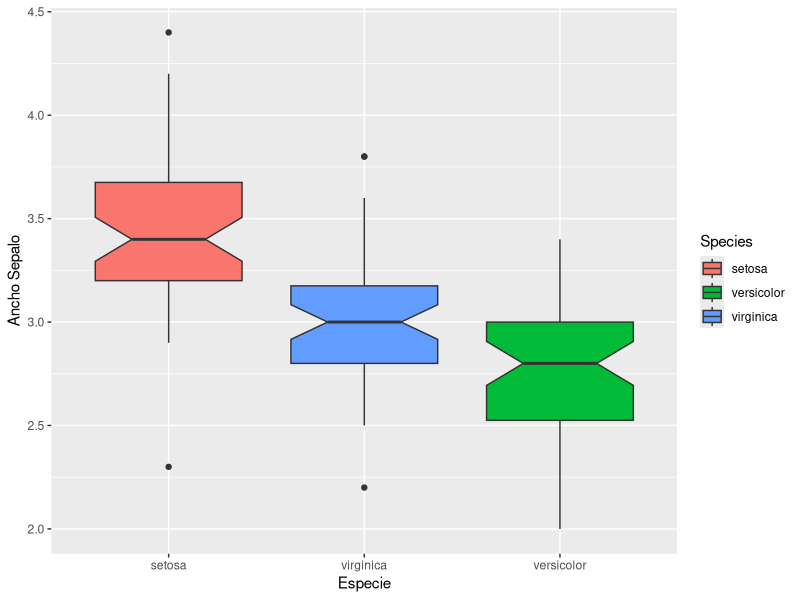

This figure's R source:
## ---- chunk 1
knitr::opts_chunk$set(echo = F, warning=F, error=F, message=F)
library(tidyverse)
library(kableExtra)
## ---- chunk 2
ggplot(iris,aes(x=fct_relevel(Species, "setosa", "virginica"), y=Sepal.Width))+ geom_boxplot(notch = T, aes(fill=Species)) + xlab("Especie") + ylab("Ancho Sepalo")
## ---- chunk 3
iris_2 <- iris %>% group_by(Species) %>% summarise_all(mean)
## ---- chunk 4
kable(iris_2, caption="Media de las medias floraes en las especies del genero IRIS") %>% kable_styling(bootstrap_options = c("striped"))
## ---- chunk 5
knitr::include_graphics("https://www.hola.com/imagenes/viajes/20190313138883/portugal-pais-mas-eco-europa/0-658-599/maravillas-naturaleza-portugal-2t-t.jpg")
